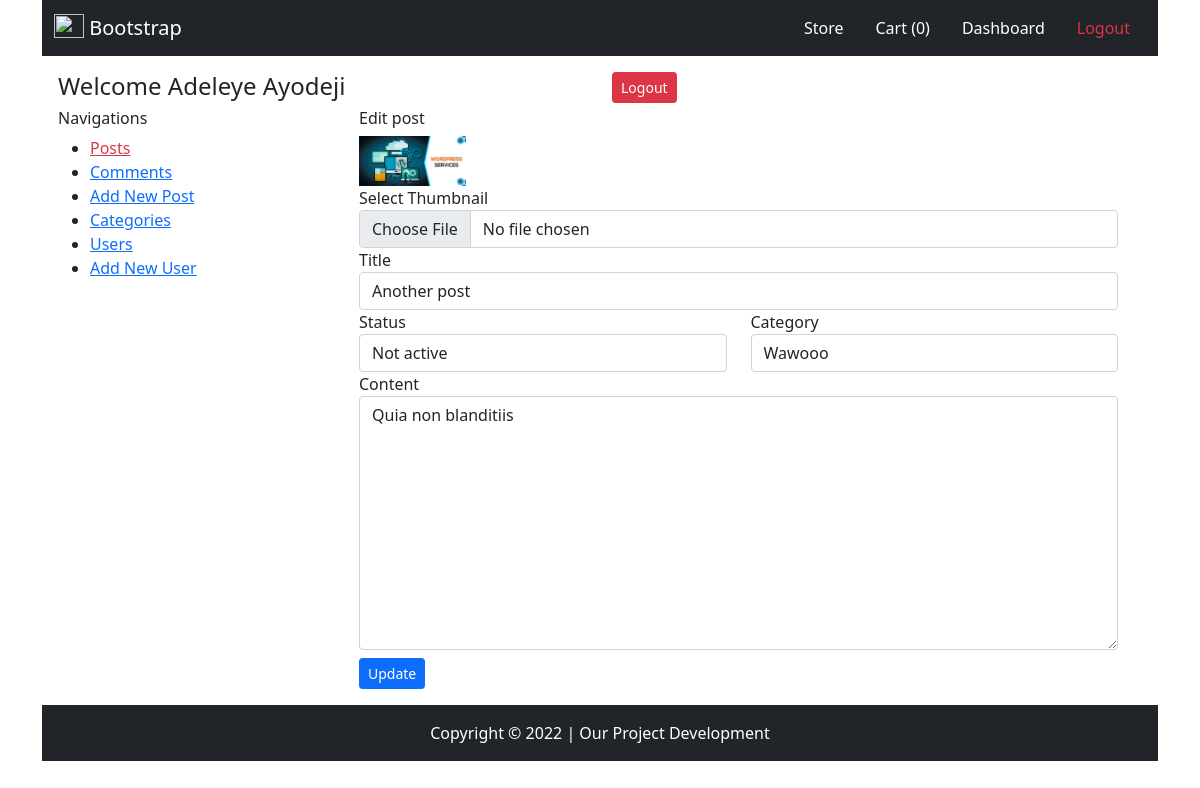
Screenshot of /edit-post.php?edit_post_id=4 (signed in) with the database file from the repository.
### tables this page shows
CREATE TABLE IF NOT EXISTS `posts` (
  `id` int(11) NOT NULL AUTO_INCREMENT,
  `title` varchar(1000) DEFAULT NULL,
  `content` text,
  `timestamp` timestamp NOT NULL DEFAULT CURRENT_TIMESTAMP,
  `status` int(11) NOT NULL DEFAULT '0',
  `category_id` varchar(1000) DEFAULT NULL,
  `thumbnail` varchar(1000) DEFAULT NULL,
  PRIMARY KEY (`id`)
);

CREATE TABLE IF NOT EXISTS `category` (
  `id` int(11) NOT NULL AUTO_INCREMENT,
  `name` varchar(1000) DEFAULT NULL,
  PRIMARY KEY (`id`)
);

### edit-post.php (the view, shortened to what this page needs)
<?php
require "inc/header.php";
?>
<div class="container">
    <?php
require './pages/header-home.php';
include "inc/process.php";
if(isset($_GET["edit_post_id"]) && !empty($_GET["edit_post_id"])){
    $edit_post_id = $_GET["edit_post_id"];
    $SQL = "SELECT * FROM posts WHERE id = '$edit_post_id'";
    $query = mysqli_query($connection, $SQL);
    $result = mysqli_fetch_assoc($query);
}else{
    header("location: posts.php");
}
?>
    <div class="container p-3">
        <div class="row">
            <div class="col-12">
                <div class="row">
                    <div class="col-6">
                        <h4>Welcome <?php echo $_SESSION["user"]["name"]; ?></h4>
                    </div>
                    <div class="col-6">
                        <a href="logout.php" class="btn btn-sm btn-danger">Logout</a>
                    </div>
                </div>
            </div>
            <div class="col-3">
                <h6>Navigations</h6>
                <ul>
                    <li>
                        <a href="posts.php" class="text-danger">Posts</a>
                    </li>
                    <li>
                        <a href="comments.php">Comments</a>
                    </li>
                    <li>
                        <a href="new-post.php">Add New Post</a>
                    </li>
                    <li>
                        <a href="category.php">Categories</a>
                    </li>
                    <li>
                        <a href="users.php">Users</a>
                    </li>
                    <li>
                        <a href="new-user.php">Add New User</a>
                    </li>
                </ul>
            </div>
            <div class="col-9">
                <div class="container">
                    <h6>Edit post</h6>
                    <form action="" method="POST" enctype="multipart/form-data">
                        <img height="50px" src="<?php echo $result["thumbnail"] ?>" alt="">
                        <div class="form-group">
                            <label for="">Select Thumbnail</label>
                            <input type="file" name="thumbnail" id="" class="form-control">
                        </div>
                        <div class="form-group">
                            <label for="">Title</label>
                            <input type="text" name="title" placeholder="Enter title"
                                value="<?php echo $result["title"]; ?>" class="form-control" id="">
                        </div>
                        <div class="row">
                            <div class="col-6">
                                <div class="form-group">
                                    <label for="">Status</label>
                                    <select name="status" class="form-control" id="">
                                        <option value="0" <?php echo $result["status"] == 0 ? "selected" : "" ?>>Not
                                            active</option>
                                    </select>
                                </div>
                            </div>
                            <div class="col-6">
                                <div class="form-group">
                                    <label for="">Category</label>
                                    <select name="category_id" class="form-control" id="">
                                        <?php
                                           $sql = "SELECT * FROM category ORDER BY id DESC";
                                           $query = mysqli_query($connection, $sql);
                                           while ($result2 = mysqli_fetch_assoc($query)) {
                                               ?>
                                        <option value="<?php echo $result2["id"] ?>"
                                            <?php echo $result["category_id"] == $result2["id"] ? "selected" : "" ?>>
                                            <?php echo $result2["name"] ?>
                                        </option>
                                        <?php
                                           }
                                        ?>
                                    </select>
                                </div>
                            </div>
                        </div>
                        <div class="form-group">
                            <label for="">Content</label>
                            <textarea name="content" placeholder="Enter post content" id="" cols="30"
                                class="form-control" rows="10"><?php echo $result["content"]; ?></textarea>
                        </div>
                        <div class="form-group">
                            <button type="submit" class="btn btn-sm btn-primary mt-2" name="update_post">Update</button>
                        </div>
                    </form>
                </div>
            </div>
        </div>
    </div>
    <?php
require './pages/footer-home.php';
?>
</div>
<?php
require "inc/footer.php";
?>

### rows the page displays
posts: thumbnail (picture), title "Another post", status "Not active", category_id "Wawooo", content "Quia non blanditiis"

### other values shown
$_SESSION["user"]["name"] "Adeleye Ayodeji"
